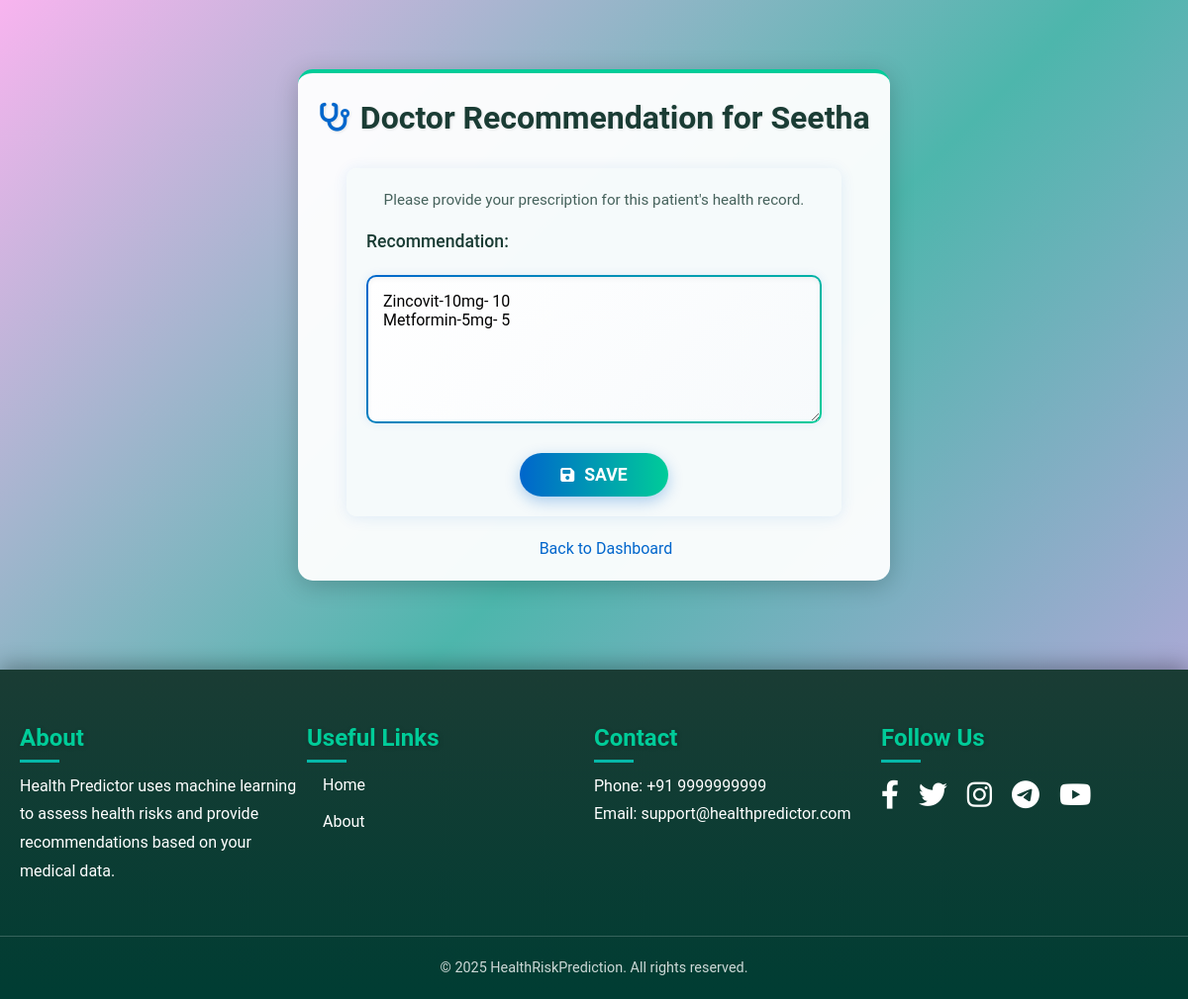
Screenshot of /doctor_recommendation/3/seetha@mail.com (signed in) with the database file from the repository.
### tables this page shows
CREATE TABLE users (
            id INTEGER PRIMARY KEY AUTOINCREMENT,
            name TEXT NOT NULL,
            email TEXT UNIQUE NOT NULL,
            password TEXT NOT NULL,
            role TEXT NOT NULL
        );

CREATE TABLE records (
            id INTEGER PRIMARY KEY AUTOINCREMENT,
            user_email TEXT NOT NULL,
            date TEXT NOT NULL,
            prediction TEXT NOT NULL,
            recommendation TEXT NOT NULL,
            details TEXT,
            doctor_recommendation TEXT,
            risk_factors TEXT,
            FOREIGN KEY (user_email) REFERENCES users (email)
        );

### app.py (the view)
@app.route('/doctor_recommendation/<int:record_id>/<user_email>')
def doctor_recommendation(record_id, user_email):
    if 'user' not in session or session.get('role') != 'admin':
        return redirect(url_for('login'))
    conn = sqlite3.connect(DB_PATH)
    c = conn.cursor()
    try:
        c.execute("SELECT name FROM users WHERE email = ?", (user_email,))
        user_result = c.fetchone()
        username = user_result[0] if user_result else "Unknown"
        c.execute("SELECT id, doctor_recommendation FROM records WHERE user_email = ? ORDER BY date DESC LIMIT 10", (user_email,))
        records = c.fetchall()
        if not records or record_id >= len(records):
            return render_template('doctor_recommendation.html', error="Invalid record ID", username=username, record_id=record_id, current_recommendation='', user_email=user_email)
        current_recommendation = records[record_id][1] or ''
        return render_template('doctor_recommendation.html', username=username, record_id=record_id, current_recommendation=current_recommendation, error=None, user_email=user_email)
    except Exception as e:
        print(f"Database error: {e}")
        return render_template('doctor_recommendation.html', error="Error retrieving data", username="Unknown", record_id=record_id, current_recommendation='', user_email=user_email)
    finally:
        conn.close()

### templates/doctor_recommendation.html (shortened to what this page needs)
<!DOCTYPE html>
<html>
<head>
    <link rel="stylesheet" href="https://cdnjs.cloudflare.com/ajax/libs/font-awesome/6.4.0/css/all.min.css" />
    <link rel="stylesheet" href="{{ url_for('static', filename='doctor_recommendation.css') }}">
</head>
<body>
    <div class="container">
        <h1><i class="fas fa-stethoscope"></i> Doctor Recommendation for {{ username }}</h1>
        <div class="form-wrapper">
            <p class="instruction">Please provide your prescription for this patient's health record.</p>
            <form method="POST" action="{{ url_for('save_doctor_recommendation', record_id=record_id, user_email=user_email) }}">
                <label for="doctor_recommendation">Recommendation:</label>
                <textarea id="doctor_recommendation" name="doctor_recommendation" rows="6" placeholder="Enter your detailed prescription here..." required>{{ current_recommendation|default('') }}</textarea>
                <button type="submit" class="btn"><i class="fas fa-save"></i> Save </button>
            </form>
        </div>
        <div class="nav-links">
            <a href="{{ url_for('admin_dashboard', user_email=user_email) }}">Back to Dashboard</a>
        </div>
    </div>
    <footer class="footer">
        <div class="footer-container">
            <div class="footer-section">
                <h3>About</h3>
                <p>Health Predictor uses machine learning to assess health risks and provide recommendations based on your medical data.</p>
            </div>
            <div class="footer-section">
                <h3>Useful Links</h3>
                <ul class="footer-links">
                    <li><a href="{{ url_for('index') }}">Home</a></li>
                    <li><a href="{{ url_for('about') }}">About</a></li>
                </ul>
            </div>
            <div class="footer-section">
                <h3>Contact</h3>
                <p>Phone: +91 9999999999</p>
                <p>Email: support@healthpredictor.com</p>
            </div>
            <div class="footer-section">
                <h3>Follow Us</h3>
                <div class="social-icons">
                    <a href="https://facebook.com" target="_blank" aria-label="Facebook"><i class="fab fa-facebook-f"></i></a>
                    <a href="https://twitter.com" target="_blank" aria-label="Twitter"><i class="fab fa-twitter"></i></a>
                    <a href="https://instagram.com" target="_blank" aria-label="Instagram"><i class="fab fa-instagram"></i></a>
                    <a href="https://telegram.org" target="_blank" aria-label="Telegram"><i class="fab fa-telegram-plane"></i></a>
                    <a href="https://youtube.com" target="_blank" aria-label="YouTube"><i class="fab fa-youtube"></i></a>
                </div>
            </div>
        </div>
        <div class="footer-bottom">
            <p>© 2025 HealthRiskPrediction. All rights reserved.</p>
        </div>
    </footer>
</body>
</html>

### rows the page displays
users: name "Seetha"
records: doctor_recommendation "Zincovit-10mg- 10 Metformin-5mg- 5"
